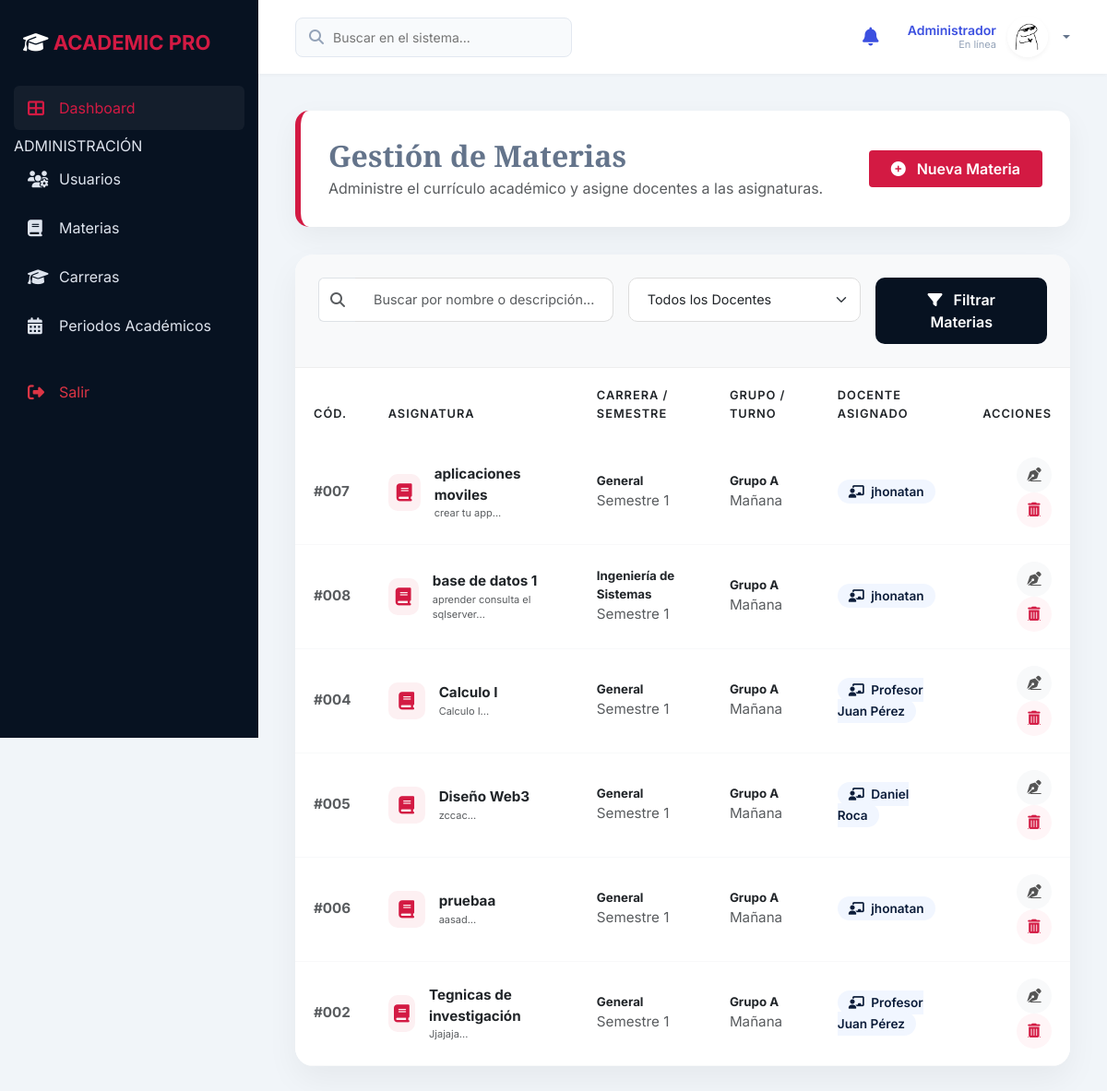
Page /index.php?controller=Admin&action=gestionMaterias (signed in) on the committed database.
### tables this page shows
CREATE TABLE `materia` (
  `id_materia` int(11) NOT NULL,
  `nombre` varchar(100) NOT NULL,
  `descripcion` text DEFAULT NULL,
  `id_docente` int(11) NOT NULL,
  `estado` enum('Activa','Inactiva') DEFAULT 'Activa',
  `id_periodo` int(11) DEFAULT NULL,
  `id_carrera` int(11) DEFAULT NULL,
  `grupo` varchar(10) DEFAULT 'A',
  `turno` enum('Mañana','Medio Día','Tarde') DEFAULT 'Mañana',
  `nivel_semestre` enum('1','2','3','4','5','6','7','8','9') DEFAULT '1'
);

CREATE TABLE `usuario` (
  `id_usuario` int(11) NOT NULL,
  `nombre_completo` varchar(100) NOT NULL,
  `carnet` varchar(20) DEFAULT NULL,
  `fecha_nacimiento` date DEFAULT NULL,
  `correo_electronico` varchar(100) NOT NULL,
  `numero_telefono` varchar(15) DEFAULT NULL,
  `direccion` varchar(200) DEFAULT NULL,
  `contraseña` varchar(255) NOT NULL,
  `rol` enum('Estudiante','Docente','Administrador') NOT NULL,
  `foto_perfil` varchar(255) DEFAULT 'assets/img/perfil1.jpg'
);

CREATE TABLE `carrera` (
  `id_carrera` int(11) NOT NULL,
  `nombre` varchar(100) NOT NULL,
  `descripcion` text DEFAULT NULL,
  `estado` enum('Activa','Inactiva') DEFAULT 'Activa'
);

### controllers/AdminController.php (called while the page is built, shortened)
<?php
class AdminController {
    private $model;
    public function __construct() {
        $this->model = new AdminModel();
    }
    public function gestionMaterias() {
        $filtroDocente = $_GET['filtroDocente'] ?? '';
        $busqueda = $_GET['busqueda'] ?? '';
        $materias = $this->model->obtenerMateriasFiltradas($filtroDocente, $busqueda);
        require_once 'views/admin/gestion_materias.php';
    }
}
?>

### config/database.php (called while the page is built, shortened)
<?php
class Database {
    private $host = 'localhost';
    private $port = 3307;
    private $db_name = 'sistemaacademico';
    private $username = 'root';
    private $password = '';
    public function connect() {
        try {
            $this->conn = new PDO(
                "mysql:host={$this->host};port={$this->port};dbname={$this->db_name};charset=utf8mb4",
                $this->username,
                $this->password
            );
            $this->conn->setAttribute(PDO::ATTR_ERRMODE, PDO::ERRMODE_EXCEPTION);
            $this->conn->setAttribute(PDO::ATTR_EMULATE_PREPARES, false);
            return $this->conn;
        } catch(PDOException $e) {
            die("Error de conexión: " . $e->getMessage());
        }
    }
}

### models/AdminModel.php (called while the page is built, shortened)
<?php
class AdminModel {
    private $db;
    public function __construct() {
        $this->db = (new Database())->connect();
    }
    public function obtenerMateriasFiltradas($filtroDocente = '', $busqueda = '') {
        $sql = "
            SELECT m.*, u.nombre_completo AS nombre_docente, c.nombre AS nombre_carrera
            FROM Materia m
            JOIN Docente d ON m.id_docente = d.id_docente
            JOIN Usuario u ON d.id_usuario = u.id_usuario
            LEFT JOIN Carrera c ON m.id_carrera = c.id_carrera
            WHERE 1=1
        ";
        $params = [];
        $sql .= " ORDER BY m.nombre";
        $stmt = $this->db->prepare($sql);
        $stmt->execute($params);
        return $stmt->fetchAll(PDO::FETCH_ASSOC);
    }
}
?>

### views/admin/gestion_materias.php (the view, shortened to what this page needs)
<?php require_once 'views/layouts/header.php'; ?>
<div class="admin-dashboard-view">
    <div class="admin-card-header d-flex justify-content-between align-items-center">
        <div>
            <h2 class="serif fw-bold mb-1">Gestión de Materias</h2>
            <p class="text-muted mb-0">Administre el currículo académico y asigne docentes a las asignaturas.</p>
        </div>
        <button type="button" class="btn btn-stadum px-4 py-2" data-bs-toggle="modal" data-bs-target="#modalCrearMateria">
            <i class="fas fa-plus-circle me-2"></i> Nueva Materia
        </button>
    </div>
    <div class="table-container">
        <div class="filter-section">
            <form method="GET" action="index.php" class="row g-3">
                <div class="col-md-5">
                    <div class="input-group">
                        <span class="input-group-text bg-white border-end-0"><i class="fas fa-search text-muted"></i></span>
                        <input type="text" class="form-control form-control-custom border-start-0" name="busqueda"
                            placeholder="Buscar por nombre o descripción..." value="<?= htmlspecialchars($_GET['busqueda'] ?? '') ?>">
                    </div>
                </div>
                <div class="col-md-4">
                    <select class="form-select form-control-custom" name="filtroDocente">
                        <option value="">Todos los Docentes</option>
                    </select>
                </div>
                <div class="col-md-3">
                    <button type="submit" class="btn btn-search w-100">
                        <i class="fas fa-filter me-2"></i> Filtrar Materias
                    </button>
                </div>
            </form>
        </div>
        <div class="table-responsive">
            <table class="table custom-table table-hover align-middle">
                <thead>
                    <tr>
                        <th>Cód.</th>
                        <th>Asignatura</th>
                        <th>Carrera / Semestre</th>
                        <th>Grupo / Turno</th>
                        <th>Docente Asignado</th>
                        <th class="text-end">Acciones</th>
                    </tr>
                </thead>
                <tbody>
                    <?php foreach ($materias as $materia): ?>
                    <tr>
                        <td class="fw-bold text-muted">#<?= str_pad($materia['id_materia'], 3, '0', STR_PAD_LEFT); ?></td>
                        <td>
                            <div class="d-flex align-items-center">
                                <div class="subject-icon">
                                    <i class="fas fa-book"></i>
                                </div>
                                <div>
                                    <div class="fw-bold text-dark"><?= htmlspecialchars($materia['nombre']); ?></div>
                                    <div class="smaller text-muted" style="font-size: 11px;"><?= substr(htmlspecialchars($materia['descripcion']), 0, 40) . '...'; ?></div>
                                </div>
                            </div>
                        </td>
                        <td>
                            <div class="fw-bold text-dark small"><?= htmlspecialchars($materia['nombre_carrera'] ?? 'General'); ?></div>
                            <div class="smaller text-muted">Semestre <?= $materia['nivel_semestre']; ?></div>
                        </td>
                        <td>
                            <div class="fw-bold text-dark small">Grupo <?= htmlspecialchars($materia['grupo']); ?></div>
                            <div class="smaller text-muted"><?= htmlspecialchars($materia['turno']); ?></div>
                        </td>
                        <td>
                            <span class="docente-badge">
                                <i class="fas fa-chalkboard-teacher me-1"></i> <?= htmlspecialchars($materia['nombre_docente']); ?>
                            </span>
                        </td>
                        <td class="text-end">
                            <a href="index.php?controller=Admin&action=editarMateria&id=<?= $materia['id_materia']; ?>"
                               class="btn-circle btn-edit-pro" title="Editar">
                                <i class="fas fa-pen-nib"></i>
                            </a>
                            <a href="index.php?controller=Admin&action=eliminarMateria&id=<?= $materia['id_materia']; ?>"
                               class="btn-circle btn-delete-pro" title="Eliminar"
                               onclick="return confirm('¿Está seguro de eliminar esta materia?')">
                                <i class="fas fa-trash-alt"></i>
                            </a>
                        </td>
                    </tr>
                    <?php endforeach; ?>
                </tbody>
            </table>
        </div>
    </div>
</div>
<?php require_once 'views/layouts/footer.php'; ?>

### views/admin/gestion_materias.php (style rules this page uses)
.admin-card-header { background: white; border-radius: 15px; padding: 30px; box-shadow: 0 10px 30px rgba(0,0,0,0.05); margin-bottom: 30px; border-left: 6px solid var(--stadum-red); }
.table-container { background: white; border-radius: 20px; padding: 0; box-shadow: 0 15px 35px rgba(0,0,0,0.05); overflow: hidden; }
.custom-table { margin-bottom: 0; }
.custom-table thead { background: var(--stadum-dark); color: white; }
.custom-table thead th { padding: 20px; font-weight: 600; text-transform: uppercase; font-size: 0.8rem; letter-spacing: 1px; border: none; }
.custom-table tbody td { padding: 18px 20px; vertical-align: middle; border-color: #f8f9fa; font-size: 0.95rem; }
.subject-icon { width: 40px; height: 40px; background: #fdf0f2; color: var(--stadum-red); border-radius: 10px; display: flex; align-items: center; justify-content: center; font-size: 1.2rem; margin-right: 15px; }
.docente-badge { background: #f1f6ff; color: var(--stadum-blue); padding: 5px 12px; border-radius: 50px; font-size: 0.85rem; font-weight: 600; }
.btn-circle { width: 38px; height: 38px; border-radius: 50%; display: inline-flex; align-items: center; justify-content: center; transition: 0.3s; border: none; margin-left: 5px; }
.btn-edit-pro { background: #f8f9fa; color: #555; }
.btn-delete-pro { background: #fff5f7; color: var(--stadum-red); }
.filter-section { background: #f8f9fa; padding: 25px; border-bottom: 1px solid #eee; }
.form-control-custom { border-radius: 10px; padding: 12px 20px; border: 1px solid #ddd; font-size: 0.9rem; }
.btn-search { background: var(--stadum-dark); color: white; border-radius: 10px; padding: 12px 25px; font-weight: 600; border: none; transition: 0.3s; }

### rows in the picture
materia: id_materia "007", nombre "aplicaciones moviles", descripcion "crear tu app", nombre_carrera "General", nivel_semestre "1", grupo "A", turno "Mañana", usuario.nombre_completo "jhonatan"
materia: id_materia "008", nombre "base de datos 1", descripcion "aprender consulta el sqlserver", id_carrera.nombre "Ingeniería de Sistemas", nivel_semestre "1", grupo "A", turno "Mañana", usuario.nombre_completo "jhonatan"
materia: id_materia "004", nombre "Calculo I", descripcion "Calculo I", nombre_carrera "General", nivel_semestre "1", grupo "A", turno "Mañana", usuario.nombre_completo "Profesor Juan Pérez"
materia: id_materia "005", nombre "Diseño Web3", descripcion "zccac", nombre_carrera "General", nivel_semestre "1", grupo "A", turno "Mañana", usuario.nombre_completo "Daniel Roca"
materia: id_materia "006", nombre "pruebaa", descripcion "aasad", nombre_carrera "General", nivel_semestre "1", grupo "A", turno "Mañana", usuario.nombre_completo "jhonatan"
materia: id_materia "002", nombre "Tegnicas de investigación", descripcion "Jjajaja", nombre_carrera "General", nivel_semestre "1", grupo "A", turno "Mañana", usuario.nombre_completo "Profesor Juan Pérez"

### other values in the picture
$_SESSION['rol'] "Administrador"
